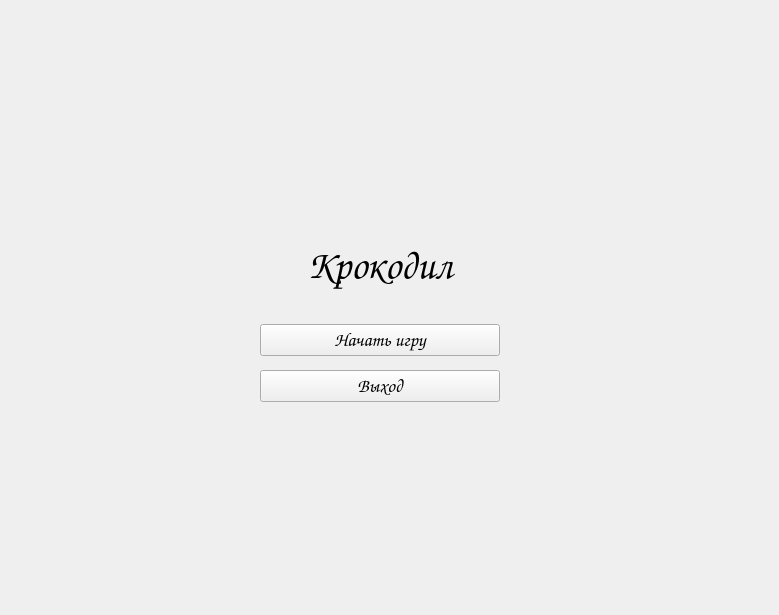
<?xml version="1.0" encoding="UTF-8"?>
<ui version="4.0">
 <class>MainWindow</class>
 <widget class="QMainWindow" name="MainWindow">
  <property name="geometry">
   <rect>
    <x>0</x>
    <y>0</y>
    <width>779</width>
    <height>615</height>
   </rect>
  </property>
  <property name="sizePolicy">
   <sizepolicy hsizetype="Preferred" vsizetype="Preferred">
    <horstretch>200</horstretch>
    <verstretch>50</verstretch>
   </sizepolicy>
  </property>
  <property name="font">
   <font>
    <pointsize>20</pointsize>
   </font>
  </property>
  <property name="windowTitle">
   <string>MainWindow</string>
  </property>
  <widget class="QWidget" name="centralwidget">
   <layout class="QVBoxLayout" name="verticalLayout_5">
    <item>
     <widget class="QStackedWidget" name="stack">
      <property name="font">
       <font>
        <family>Comic Sans MS</family>
        <pointsize>20</pointsize>
       </font>
      </property>
      <property name="currentIndex">
       <number>0</number>
      </property>
      <widget class="QWidget" name="page_1">
       <property name="font">
        <font>
         <family>Comic Sans MS</family>
         <pointsize>20</pointsize>
        </font>
       </property>
       <widget class="QWidget" name="layoutWidget">
        <property name="geometry">
         <rect>
          <x>251</x>
          <y>211</y>
          <width>240</width>
          <height>182</height>
         </rect>
        </property>
        <layout class="QVBoxLayout" name="verticalLayout">
         <property name="spacing">
          <number>14</number>
         </property>
         <item>
          <widget class="QLabel" name="label">
           <property name="font">
            <font>
             <family>Comic Sans MS</family>
             <pointsize>30</pointsize>
             <bold>false</bold>
             <strikeout>false</strikeout>
            </font>
           </property>
           <property name="text">
            <string>Крокодил</string>
           </property>
           <property name="alignment">
            <set>Qt::AlignmentFlag::AlignCenter</set>
           </property>
          </widget>
         </item>
         <item>
          <widget class="QPushButton" name="btnStart">
           <property name="font">
            <font>
             <family>Comic Sans MS</family>
             <pointsize>14</pointsize>
            </font>
           </property>
           <property name="text">
            <string>Начать игру</string>
           </property>
          </widget>
         </item>
         <item>
          <widget class="QPushButton" name="btnExit">
           <property name="font">
            <font>
             <family>Comic Sans MS</family>
             <pointsize>14</pointsize>
            </font>
           </property>
           <property name="text">
            <string>Выход</string>
           </property>
          </widget>
         </item>
        </layout>
       </widget>
      </widget>
      <widget class="QWidget" name="page_3">
       <widget class="QPushButton" name="btnStartGame">
        <property name="geometry">
         <rect>
          <x>500</x>
          <y>480</y>
          <width>221</width>
          <height>61</height>
         </rect>
        </property>
        <property name="text">
         <string>Старт</string>
        </property>
       </widget>
       <widget class="QLabel" name="label_2">
        <property name="geometry">
         <rect>
          <x>40</x>
          <y>20</y>
          <width>141</width>
          <height>41</height>
         </rect>
        </property>
        <property name="text">
         <string>Игроки</string>
        </property>
       </widget>
       <widget class="QLabel" name="label_3">
        <property name="geometry">
         <rect>
          <x>490</x>
          <y>10</y>
          <width>111</width>
          <height>61</height>
         </rect>
        </property>
        <property name="text">
         <string>Режим</string>
        </property>
       </widget>
       <widget class="QWidget" name="layoutWidget">
        <property name="geometry">
         <rect>
          <x>490</x>
          <y>110</y>
          <width>217</width>
          <height>195</height>
         </rect>
        </property>
        <layout class="QVBoxLayout" name="verticalLayout_2">
         <property name="spacing">
          <number>20</number>
         </property>
         <item>
          <widget class="QRadioButton" name="radioEasy">
           <property name="font">
            <font>
             <family>Comic Sans MS</family>
             <pointsize>16</pointsize>
            </font>
           </property>
           <property name="text">
            <string>Легкий</string>
           </property>
          </widget>
         </item>
         <item>
          <widget class="QRadioButton" name="radioMedium">
           <property name="font">
            <font>
             <family>Comic Sans MS</family>
             <pointsize>16</pointsize>
            </font>
           </property>
           <property name="text">
            <string>Средний</string>
           </property>
          </widget>
         </item>
         <item>
          <widget class="QRadioButton" name="radioHard">
           <property name="font">
            <font>
             <family>Comic Sans MS</family>
             <pointsize>16</pointsize>
            </font>
           </property>
           <property name="text">
            <string>Сложный</string>
           </property>
          </widget>
         </item>
        </layout>
       </widget>
       <widget class="QWidget" name="layoutWidget">
        <property name="geometry">
         <rect>
          <x>40</x>
          <y>110</y>
          <width>301</width>
          <height>401</height>
         </rect>
        </property>
        <layout class="QVBoxLayout" name="verticalLayout_3">
         <item>
          <widget class="QListWidget" name="listPlayers"/>
         </item>
         <item>
          <widget class="QPushButton" name="btnAddPlayer">
           <property name="font">
            <font>
             <family>Comic Sans MS</family>
             <pointsize>12</pointsize>
            </font>
           </property>
           <property name="text">
            <string>Добавить игрока</string>
           </property>
          </widget>
         </item>
         <item>
          <widget class="QPushButton" name="btnRemovePlayer">
           <property name="font">
            <font>
             <family>Comic Sans MS</family>
             <pointsize>12</pointsize>
            </font>
           </property>
           <property name="text">
            <string>Удалить</string>
           </property>
          </widget>
         </item>
        </layout>
       </widget>
      </widget>
      <widget class="QWidget" name="page_4">
       <property name="enabled">
        <bool>true</bool>
       </property>
       <property name="mouseTracking">
        <bool>false</bool>
       </property>
       <widget class="QLabel" name="lblWordHeader">
        <property name="geometry">
         <rect>
          <x>10</x>
          <y>0</y>
          <width>751</width>
          <height>91</height>
         </rect>
        </property>
        <property name="text">
         <string>Ход:                                                Раунд: №</string>
        </property>
       </widget>
       <widget class="QLabel" name="label_4">
        <property name="geometry">
         <rect>
          <x>10</x>
          <y>110</y>
          <width>111</width>
          <height>51</height>
         </rect>
        </property>
        <property name="font">
         <font>
          <family>Comic Sans MS</family>
          <pointsize>17</pointsize>
         </font>
        </property>
        <property name="text">
         <string>Режим:</string>
        </property>
       </widget>
       <widget class="QLabel" name="label_5">
        <property name="geometry">
         <rect>
          <x>240</x>
          <y>90</y>
          <width>291</width>
          <height>61</height>
         </rect>
        </property>
        <property name="font">
         <font>
          <family>Comic Sans MS</family>
          <pointsize>20</pointsize>
         </font>
        </property>
        <property name="text">
         <string>Выберите слово:</string>
        </property>
       </widget>
       <widget class="QPushButton" name="btnConfirmWord">
        <property name="geometry">
         <rect>
          <x>250</x>
          <y>430</y>
          <width>251</width>
          <height>71</height>
         </rect>
        </property>
        <property name="text">
         <string>Продолжить</string>
        </property>
       </widget>
       <widget class="QWidget" name="layoutWidget">
        <property name="geometry">
         <rect>
          <x>270</x>
          <y>180</y>
          <width>217</width>
          <height>203</height>
         </rect>
        </property>
        <layout class="QVBoxLayout" name="verticalLayout_4">
         <property name="spacing">
          <number>24</number>
         </property>
         <item>
          <widget class="QRadioButton" name="radioWord0">
           <property name="text">
            <string>RadioButton</string>
           </property>
          </widget>
         </item>
         <item>
          <widget class="QRadioButton" name="radioWord1">
           <property name="text">
            <string>RadioButton</string>
           </property>
          </widget>
         </item>
         <item>
          <widget class="QRadioButton" name="radioWord2">
           <property name="text">
            <string>RadioButton</string>
           </property>
          </widget>
         </item>
        </layout>
       </widget>
      </widget>
      <widget class="QWidget" name="page_6">
       <widget class="QLabel" name="lblWordHeader_2">
        <property name="geometry">
         <rect>
          <x>10</x>
          <y>0</y>
          <width>751</width>
          <height>91</height>
         </rect>
        </property>
        <property name="text">
         <string>Ход:                                                Раунд: №</string>
        </property>
       </widget>
       <widget class="QLabel" name="lblTimer">
        <property name="geometry">
         <rect>
          <x>320</x>
          <y>20</y>
          <width>71</width>
          <height>51</height>
         </rect>
        </property>
        <property name="text">
         <string>1:00</string>
        </property>
       </widget>
       <widget class="DrawingCanvas" name="canvas" native="true">
        <property name="geometry">
         <rect>
          <x>130</x>
          <y>120</y>
          <width>581</width>
          <height>361</height>
         </rect>
        </property>
       </widget>
       <widget class="QPushButton" name="btnFinish">
        <property name="geometry">
         <rect>
          <x>550</x>
          <y>530</y>
          <width>191</width>
          <height>51</height>
         </rect>
        </property>
        <property name="text">
         <string>Завершить</string>
        </property>
       </widget>
       <widget class="QWidget" name="layoutWidget">
        <property name="geometry">
         <rect>
          <x>0</x>
          <y>540</y>
          <width>231</width>
          <height>41</height>
         </rect>
        </property>
        <layout class="QHBoxLayout" name="horizontalLayout">
         <item>
          <widget class="QLabel" name="lblWord">
           <property name="font">
            <font>
             <family>Comic Sans MS</family>
             <pointsize>14</pointsize>
            </font>
           </property>
           <property name="text">
            <string>lblWord</string>
           </property>
          </widget>
         </item>
         <item>
          <widget class="QPushButton" name="btnHideWord">
           <property name="font">
            <font>
             <family>Comic Sans MS</family>
             <pointsize>12</pointsize>
            </font>
           </property>
           <property name="text">
            <string>скрыть</string>
           </property>
          </widget>
         </item>
        </layout>
       </widget>
       <widget class="QWidget" name="layoutWidget">
        <property name="geometry">
         <rect>
          <x>0</x>
          <y>117</y>
          <width>111</width>
          <height>361</height>
         </rect>
        </property>
        <layout class="QVBoxLayout" name="verticalLayout_6">
         <item>
          <widget class="QWidget" name="paletteArea" native="true"/>
         </item>
         <item>
          <widget class="QSpinBox" name="spinWidth">
           <property name="font">
            <font>
             <family>Comic Sans MS</family>
             <pointsize>10</pointsize>
            </font>
           </property>
           <property name="minimum">
            <number>1</number>
           </property>
           <property name="maximum">
            <number>20</number>
           </property>
           <property name="value">
            <number>3</number>
           </property>
          </widget>
         </item>
         <item>
          <widget class="QPushButton" name="btnClear">
           <property name="font">
            <font>
             <family>Comic Sans MS</family>
             <pointsize>12</pointsize>
            </font>
           </property>
           <property name="text">
            <string>Очистить</string>
           </property>
          </widget>
         </item>
        </layout>
       </widget>
       <zorder>layoutWidget</zorder>
       <zorder>layoutWidget</zorder>
       <zorder>lblWordHeader_2</zorder>
       <zorder>lblTimer</zorder>
       <zorder>canvas</zorder>
       <zorder>btnFinish</zorder>
      </widget>
      <widget class="QWidget" name="page_7">
       <widget class="QLabel" name="lblScoreHeader">
        <property name="geometry">
         <rect>
          <x>280</x>
          <y>20</y>
          <width>201</width>
          <height>71</height>
         </rect>
        </property>
        <property name="text">
         <string>Расчет очков</string>
        </property>
       </widget>
       <widget class="QWidget" name="scoreArea" native="true">
        <property name="geometry">
         <rect>
          <x>170</x>
          <y>110</y>
          <width>401</width>
          <height>341</height>
         </rect>
        </property>
       </widget>
       <widget class="QPushButton" name="btnContinue">
        <property name="geometry">
         <rect>
          <x>260</x>
          <y>480</y>
          <width>231</width>
          <height>61</height>
         </rect>
        </property>
        <property name="text">
         <string>Продолжить</string>
        </property>
       </widget>
      </widget>
      <widget class="QWidget" name="page_8">
       <widget class="QLabel" name="lblWinner">
        <property name="geometry">
         <rect>
          <x>260</x>
          <y>190</y>
          <width>221</width>
          <height>101</height>
         </rect>
        </property>
        <property name="font">
         <font>
          <family>Comic Sans MS</family>
          <pointsize>24</pointsize>
         </font>
        </property>
        <property name="text">
         <string>TextLabel</string>
        </property>
       </widget>
       <widget class="QPushButton" name="btnNewGame">
        <property name="geometry">
         <rect>
          <x>260</x>
          <y>450</y>
          <width>231</width>
          <height>51</height>
         </rect>
        </property>
        <property name="text">
         <string>Новая игра</string>
        </property>
       </widget>
      </widget>
      <widget class="QWidget" name="page_11">
       <widget class="QLabel" name="label_6">
        <property name="geometry">
         <rect>
          <x>320</x>
          <y>70</y>
          <width>121</width>
          <height>111</height>
         </rect>
        </property>
        <property name="font">
         <font>
          <family>Comic Sans MS</family>
          <pointsize>24</pointsize>
         </font>
        </property>
        <property name="text">
         <string>Меню</string>
        </property>
       </widget>
       <widget class="QPushButton" name="btnMenuOk">
        <property name="geometry">
         <rect>
          <x>320</x>
          <y>420</y>
          <width>121</width>
          <height>51</height>
         </rect>
        </property>
        <property name="text">
         <string>ОК</string>
        </property>
       </widget>
       <widget class="QWidget" name="layoutWidget">
        <property name="geometry">
         <rect>
          <x>250</x>
          <y>210</y>
          <width>260</width>
          <height>142</height>
         </rect>
        </property>
        <layout class="QVBoxLayout" name="verticalLayout_7">
         <property name="spacing">
          <number>24</number>
         </property>
         <item>
          <widget class="QPushButton" name="btnMenuReset">
           <property name="text">
            <string>Сбросить игру</string>
           </property>
          </widget>
         </item>
         <item>
          <widget class="QPushButton" name="btnMenuExit">
           <property name="text">
            <string>Выйти из игры</string>
           </property>
          </widget>
         </item>
        </layout>
       </widget>
      </widget>
     </widget>
    </item>
   </layout>
  </widget>
 </widget>
 <customwidgets>
  <customwidget>
   <class>DrawingCanvas</class>
   <extends>QWidget</extends>
   <header>drawingcanvas.h</header>
   <container>1</container>
  </customwidget>
 </customwidgets>
 <resources/>
 <connections/>
</ui>
